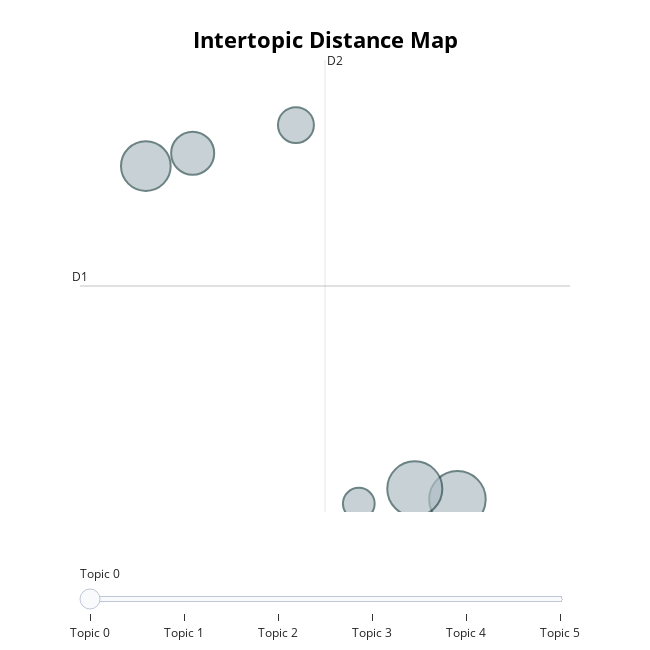

Notebook code cell kept with this figure:
### Code cell
fig = topic_model.visualize_topics();
fig

### Figure 1 — Plotly figure (JSON) as saved in the notebook; plotly's stock layout.template omitted (floating-point values rounded to 4 significant figures)
{"data": [{"customdata": [[0, "data | really | people | youre | science", 57], [1, "yeah | learning | theres | kind | things", 54], [2, "data | really | science | going | time", 44], [3, "data | people | science | right | youre", 33], [4, "data | yeah | intelligence | artificial | blockchain", 23], [5, "model | gpt | llama | billion | chinchilla", 18]], "hovertemplate": "<b>Topic %{customdata[0]}</b><br>%{customdata[1]}<br>Size: %{customdata[2]}", "legendgroup": "", "marker": {"color": "#B0BEC5", "line": {"color": "DarkSlateGrey", "width": 2}, "size": [57, 54, 44, 33, 23, 18], "sizemode": "area", "sizeref": 0.03562, "symbol": "circle"}, "mode": "markers", "name": "", "orientation": "v", "showlegend": false, "type": "scatter", "x": [7.211, 6.802, 4.218, 4.668, 5.66, 6.264], "xaxis": "x", "y": [2.102, 2.471, 13.8, 14.25, 15.23, 1.95], "yaxis": "y"}], "layout": {"annotations": [{"showarrow": false, "text": "D1", "x": 3.585, "y": 9.588, "yshift": 10}, {"showarrow": false, "text": "D2", "x": 5.939, "xshift": 10, "y": 17.52}], "height": 650, "hoverlabel": {"bgcolor": "white", "font": {"family": "Rockwell", "size": 16}}, "legend": {"itemsizing": "constant", "tracegroupgap": 0}, "margin": {"t": 60}, "shapes": [{"line": {"color": "#CFD8DC", "width": 2}, "type": "line", "x0": 5.939, "x1": 5.939, "y0": 1.657, "y1": 17.52}, {"line": {"color": "#9E9E9E", "width": 2}, "type": "line", "x0": 3.585, "x1": 8.293, "y0": 9.588, "y1": 9.588}], "sliders": [{"active": 0, "pad": {"t": 50}, "steps": [{"args": [{"marker.color": [["red", "#B0BEC5", "#B0BEC5", "#B0BEC5", "#B0BEC5", "#B0BEC5"]]}], "label": "Topic 0", "method": "update"}, {"args": [{"marker.color": [["#B0BEC5", "red", "#B0BEC5", "#B0BEC5", "#B0BEC5", "#B0BEC5"]]}], "label": "Topic 1", "method": "update"}, {"args": [{"marker.color": [["#B0BEC5", "#B0BEC5", "red", "#B0BEC5", "#B0BEC5", "#B0BEC5"]]}], "label": "Topic 2", "method": "update"}, {"args": [{"marker.color": [["#B0BEC5", "#B0BEC5", "#B0BEC5", "red", "#B0BEC5", "#B0BEC5"]]}], "label": "Topic 3", "method": "update"}, {"args": [{"marker.color": [["#B0BEC5", "#B0BEC5", "#B0BEC5", "#B0BEC5", "red", "#B0BEC5"]]}], "label": "Topic 4", "method": "update"}, {"args": [{"marker.color": [["#B0BEC5", "#B0BEC5", "#B0BEC5", "#B0BEC5", "#B0BEC5", "red"]]}], "label": "Topic 5", "method": "update"}]}], "title": {"font": {"color": "Black", "size": 22}, "text": "<b>Intertopic Distance Map</b>", "x": 0.5, "xanchor": "center", "y": 0.95, "yanchor": "top"}, "width": 650, "xaxis": {"anchor": "y", "domain": [0, 1], "range": [3.585, 8.293], "title": {"text": ""}, "visible": false}, "yaxis": {"anchor": "x", "domain": [0, 1], "range": [1.657, 17.52], "title": {"text": ""}, "visible": false}}}
